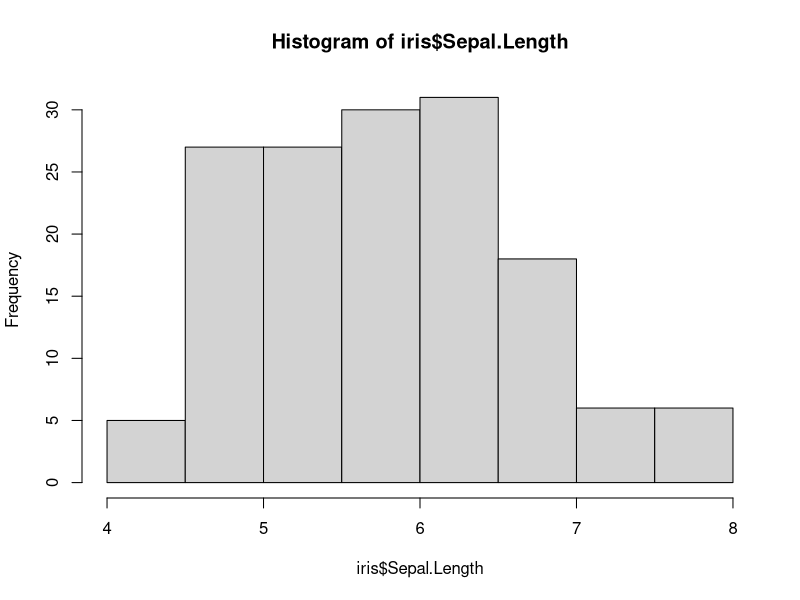
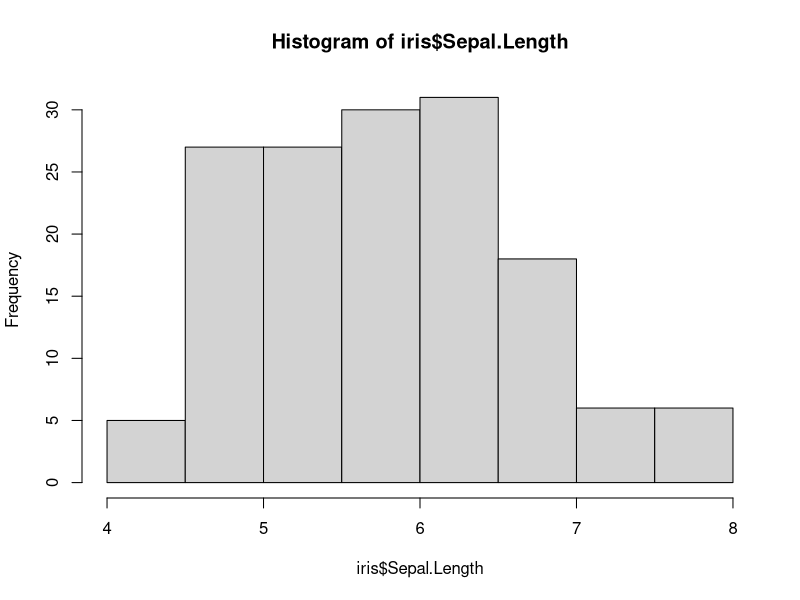
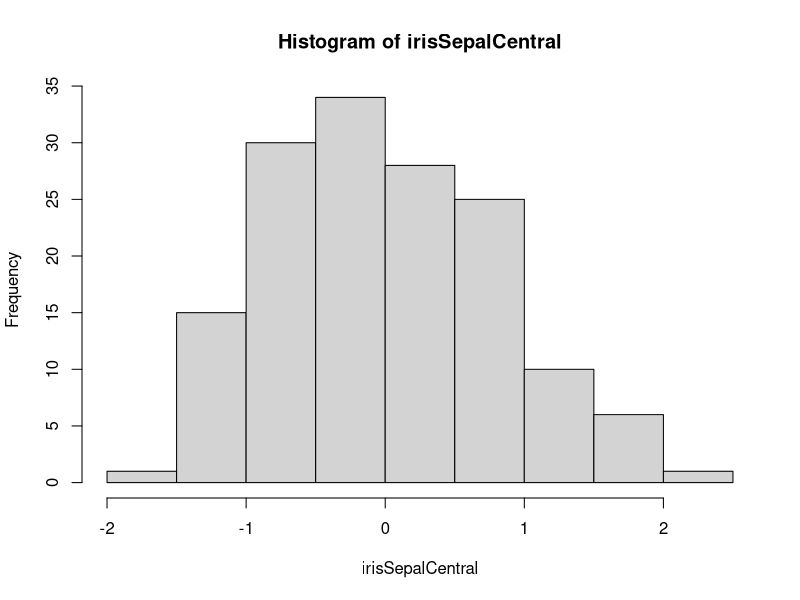
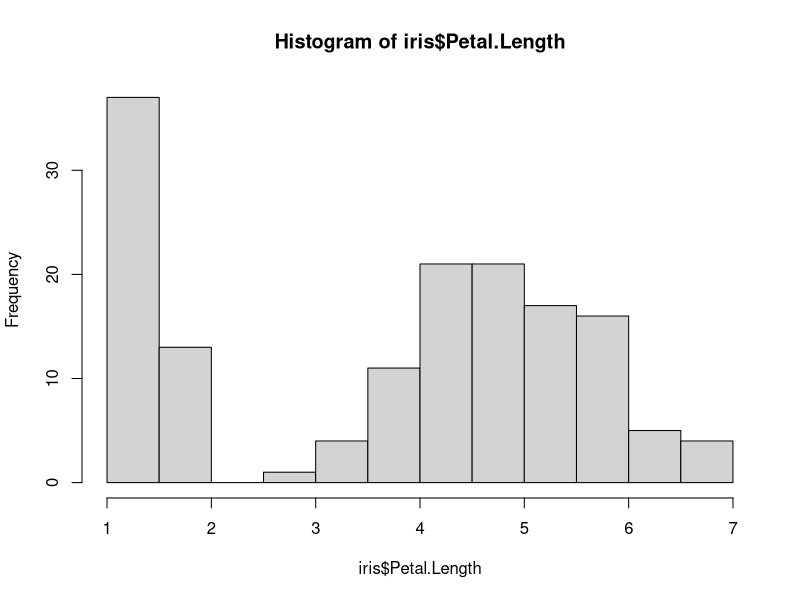
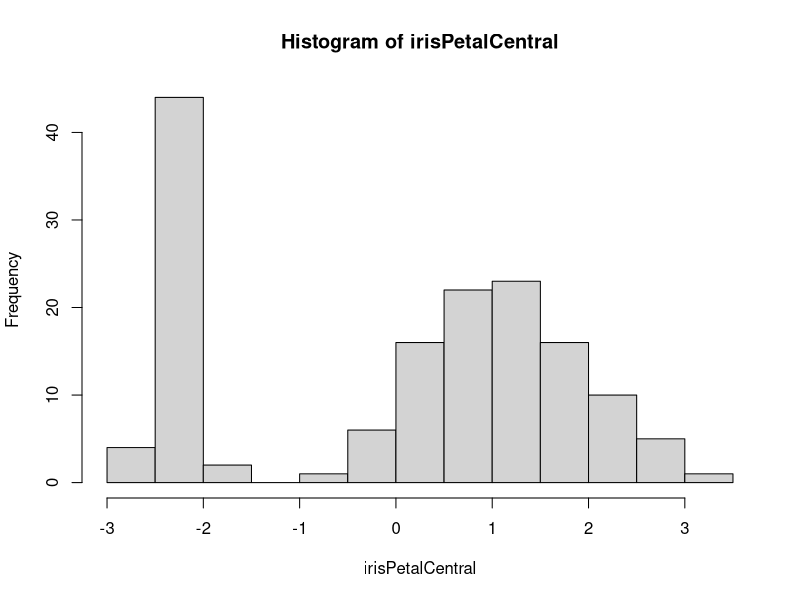
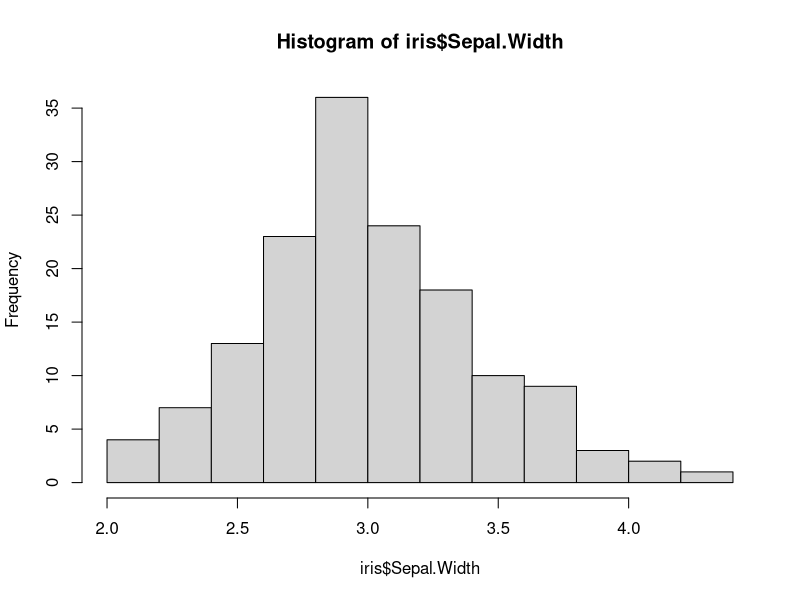
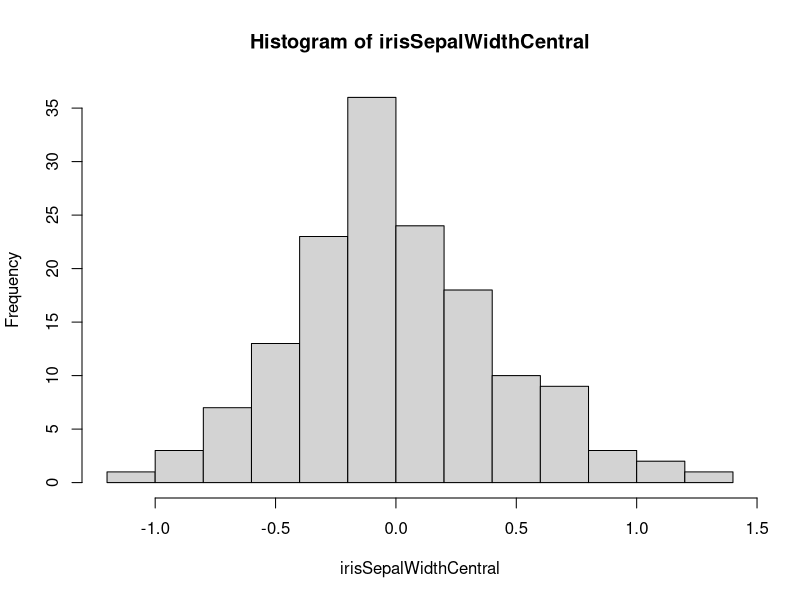
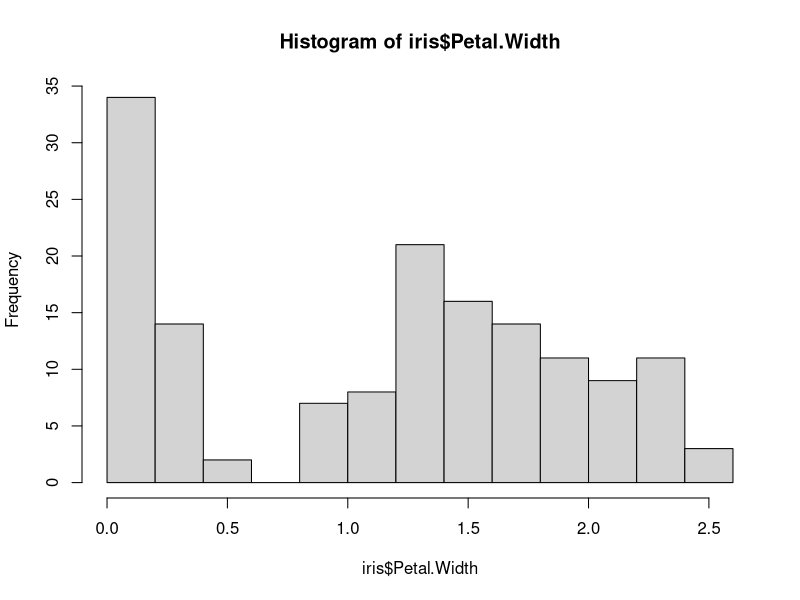

Recreate these plots in R, in order.
# centralizando a coluna Sepal.Length da base de dados iris

head(iris)

# selecionando a coluna
iris$Sepal.Length

# vizualizando o histograma
hist(iris$Sepal.Length)

# para centralizar a coluna coluna Sepal.Length, vou reduzir a média dos valores dela

irisSepalCentral <- iris$Sepal.Length - mean(iris$Sepal.Length)

# visualizando a centralização por meio dos histogramas
hist(iris$Sepal.Length) 
hist(irisSepalCentral)

# para as outras colunas aplicaria a mesma técnica
irisPetalCentral <- iris$Petal.Length - mean(iris$Petal.Length)
hist(iris$Petal.Length)
hist(irisPetalCentral)

irisSepalWidthCentral <- iris$Sepal.Width - mean(iris$Sepal.Width)
hist(iris$Sepal.Width)
hist(irisSepalWidthCentral)

irisPetalWidthCentral <- iris$Petal.Width - mean(iris$Petal.Width)
hist(iris$Petal.Width)
hist(irisPetalWidthCentral)
